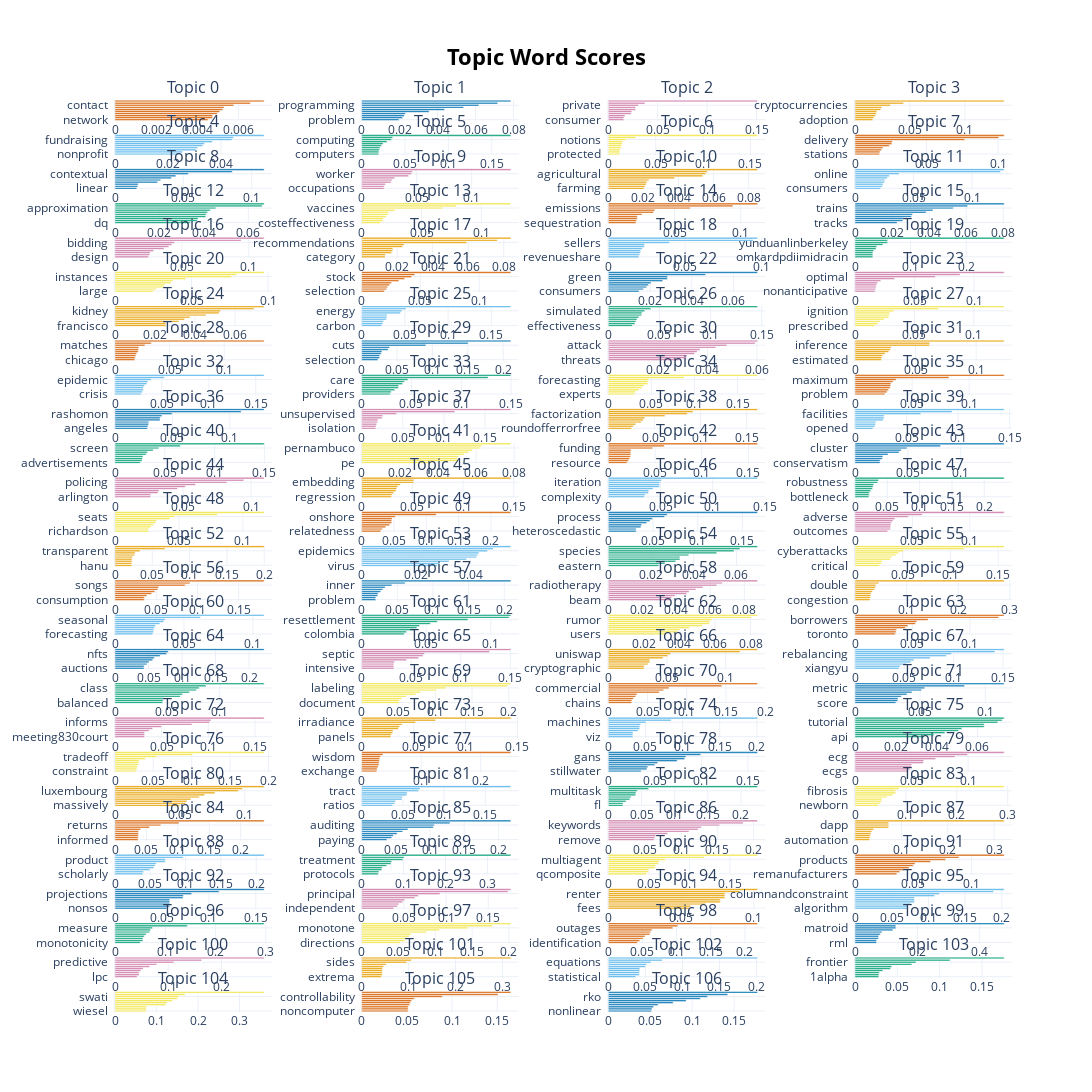

Source (notebook cell):
### Code cell
# Visualizing Optimal Number of Topics and Their Top 10 Constituent Keywords
topic_model.visualize_barchart(width=280, height=330,n_words=10, top_n_topics=107)
#topic_model.visualize_barchart(width=280, height=330, top_n_topics=10)
